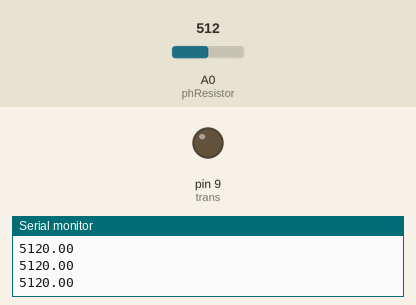
Recording of a sketch running on a simulated Arduino Uno, built with avr-gcc and run on an emulated ATmega328P. Shown: output pins drawn as LEDs (lit = HIGH), the last lines printed to the serial monitor. The test bench sets the inputs (shaded band); at power-on: A0 (phResistor) = 512.

Above: at 1.2 s.
1.3 s: A0 (phResistor) set to 4
2.8 s: A0 (phResistor) set to 1
At 3.6 s:
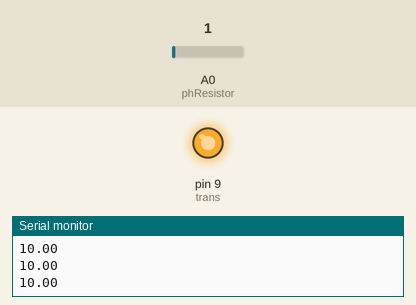
4.3 s: A0 (phResistor) set to 30
At 4.8 s:
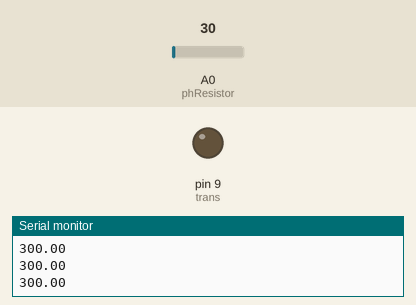
5.8 s: A0 (phResistor) set to 0
At 7.3 s:
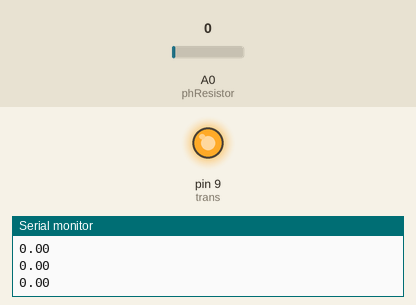
Timing chart, 0 to 8.3 s (numbered marks = the images above; inputs shaded):
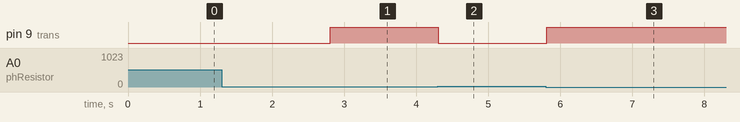

Measured:
- the behaviour switches between 3 and 2 on A0 (phResistor) (found by bisection; images 0 and 1)
- after the input at 2.8 s, pin 9 (trans): LOW → HIGH at once
- after the input at 4.3 s, pin 9 (trans): HIGH → LOW at once
- after the input at 5.8 s, pin 9 (trans): LOW → HIGH at once

The sketch:

crt.ino
```cpp
const int phResistor = A0; //Analog pin A0
const int trans = 9;       //Digital pin 9
float val = 255;

void setup() {
   //Start monitor
   Serial.begin(9600);
   //Setup phResistor pin as an analog INPUT
   pinMode(phResistor, INPUT);
   pinMode(trans, OUTPUT);
}

void loop() {
  val = 10 * analogRead(phResistor); //Read photo resistor value
  Serial.println(val);  //Print photo resistor value

  if(val <= 20){
     digitalWrite(trans, HIGH);
  }
  else{
      digitalWrite(trans, LOW);
  }
}
```
